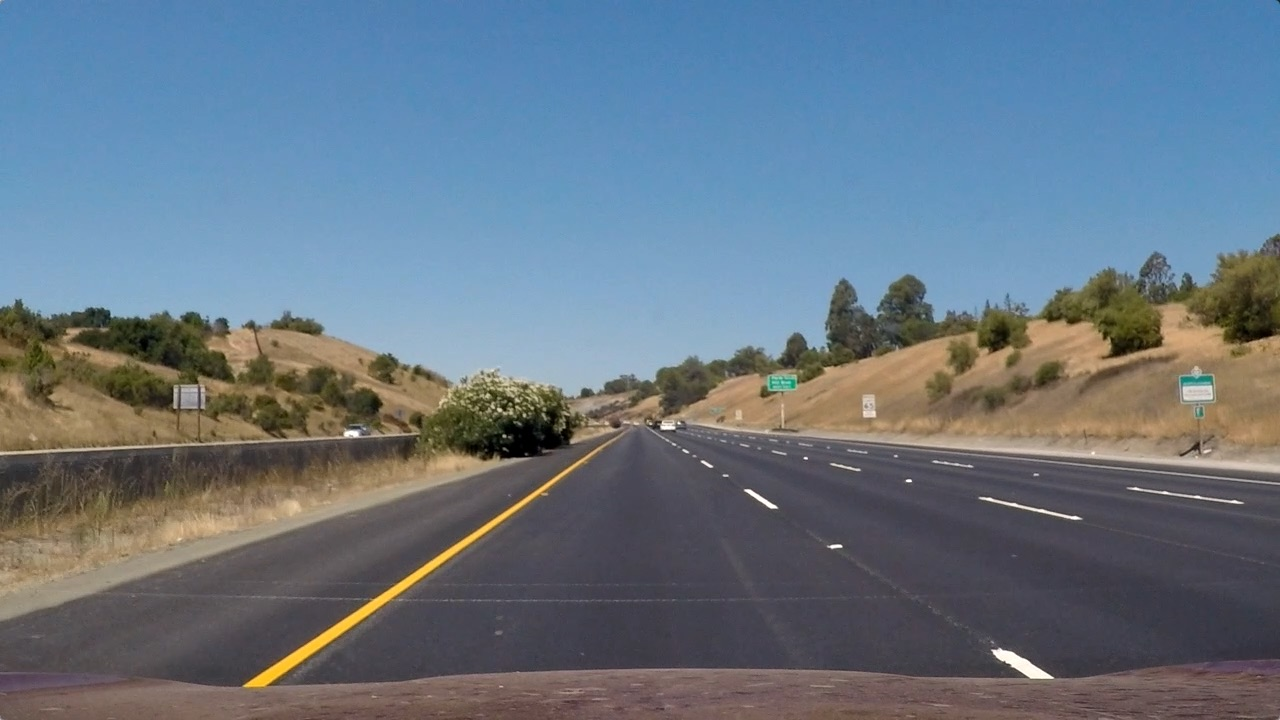
#> input picture test_images/straight_lines1.jpg, 1280 x 720 px
$ python empty.py   (older library calls are emulated)
#> lines starting #> are read from the running program, lines starting #| are printed output that depends on the picture
#> further down, img is the input picture: shape (720, 1280, 3); mean B, G, R 131.2, 117.7, 103.2
### ColorSpaces.py
"""
Different functions to help implement and visualize different gradients, color thhresholding using
RGB, HLS, and LAB color spaces.
"""
import numpy as np
import cv2
import matplotlib.pyplot as plt
import matplotlib.image as mpimg

# [275 lines left out: functions abs_sobel_thresh, mag_thresh, dir_threshold, gray_gradients, RGB_gradients, R_gradients and 6 more, not called in this run]


def LAB_gradients(img, thresh = (0, 255)):
#> called with thresh = (0, 255)
	lab = cv2.cvtColor(img, cv2.COLOR_RGB2LAB)
#> lab: shape (720, 1280, 3); mean of channels 0, 1, 2 128.2, 132.2, 137.7
	L = lab[:,:,0]
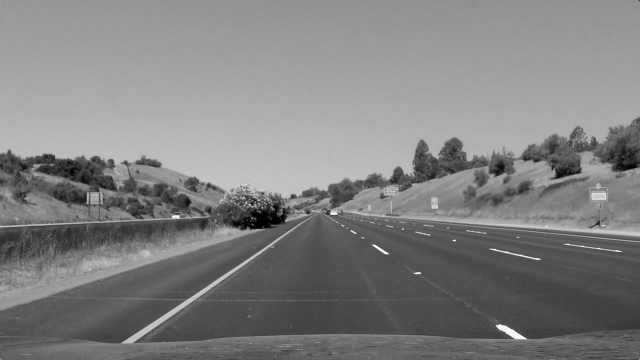
#> L: shape (720, 1280) (shown at 1/2 size); min 0, max 255, mean 128.2
	A = lab[:,:,1]
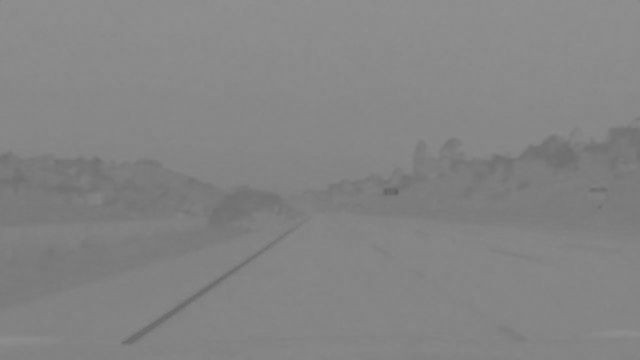
#> A: shape (720, 1280) (shown at 1/2 size); min 94, max 144, mean 132.2
	B = lab[:,:,2]
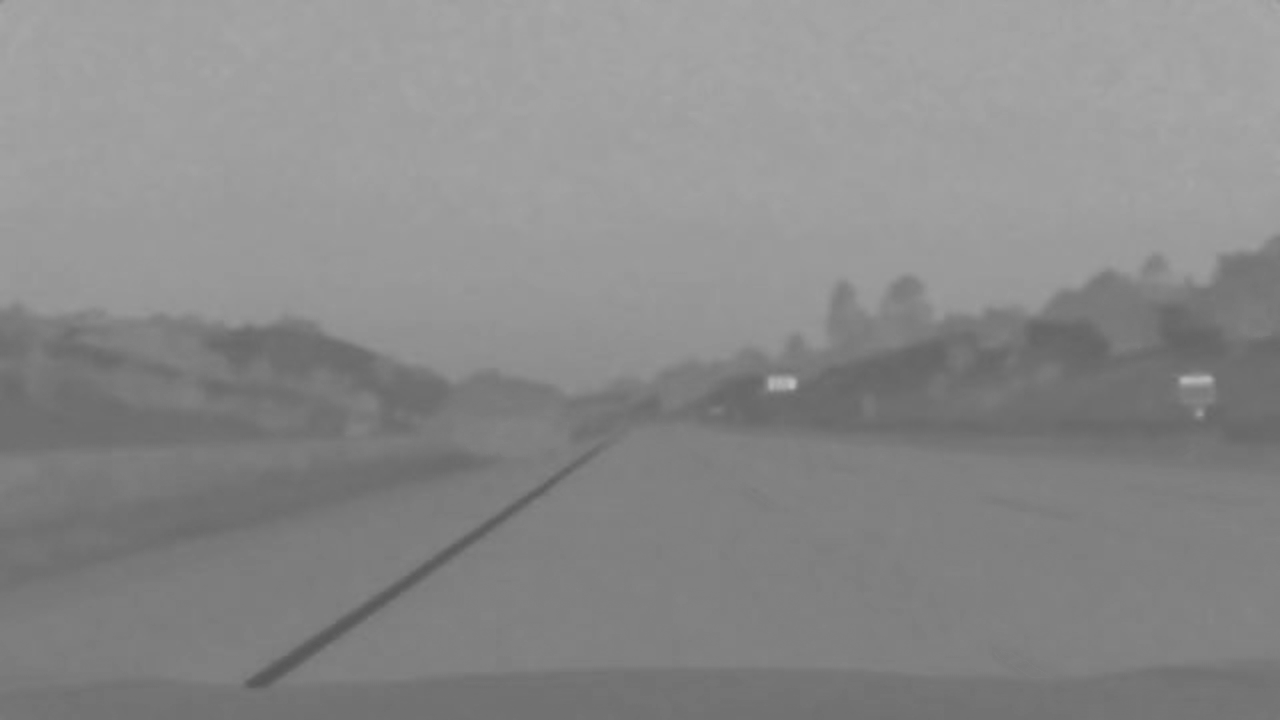
#> B: shape (720, 1280); min 86, max 188, mean 137.7

	plt.figure(1)
#> (this line was passed over: IPython is not available in this run)

	plt.subplot(221)
#> (this line was passed over: IPython is not available in this run)
	plt.title('original')
#> (this line was passed over: IPython is not available in this run)
	plt.imshow(img)
#> (this line was passed over: IPython is not available in this run)

	plt.subplot(222)
#> (this line was passed over: IPython is not available in this run)
	plt.title('L')
#> (this line was passed over: IPython is not available in this run)
	plt.imshow(L, cmap = 'gray')
#> (this line was passed over: IPython is not available in this run)

	plt.subplot(223)
	plt.title('A')
	plt.imshow(A, cmap = 'gray')

	plt.subplot(224)
	plt.title('B')
	plt.imshow(B, cmap = 'gray')

	plt.show()


# [47 lines left out: functions Ll_gradients, Bb_gradients, not called in this run]

### empty.py
import Calibration
import ColorSpaces
import numpy as np
import cv2
import matplotlib.pyplot as plt
import matplotlib.image as mpimg
import pickle
import Undistort
import Unwarp
import FindPix
from IPython.display import HTML

"""
L = ColorSpaces.R_gradients(undist, thresh = (180, 255)) #Useful for test img, 2, 3, 6, s1, s2
A = ColorSpaces.G_gradients(undist, thresh = (130, 255)) #2, 3, 6, s1, s2
B = ColorSpaces.B_gradients(undist, thresh = (200, 255))
"""

fname = 'test_images/straight_lines1.jpg'
img = cv2.imread(fname)

#> (the run stopped early here; a loop or call above may not have finished)

$ run again, with test_images/straight_lines2.jpg copied over test_images/straight_lines1.jpg
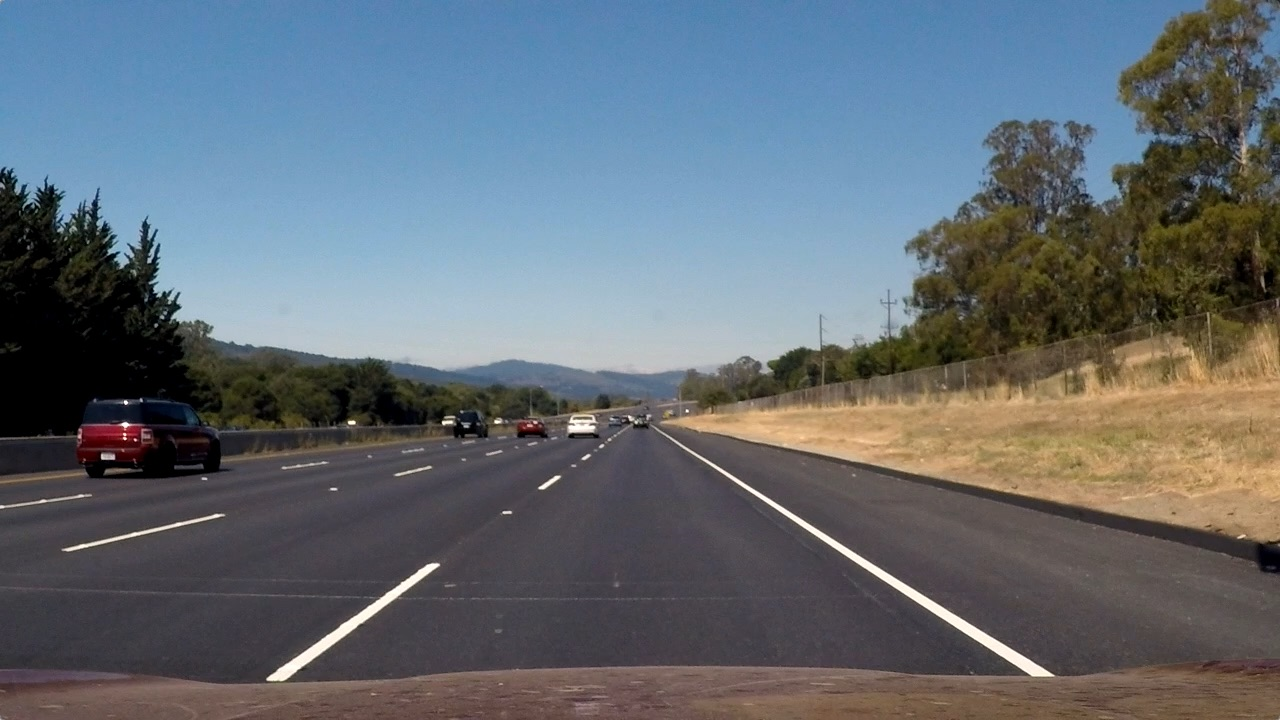
#> input picture test_images/straight_lines2.jpg, 1280 x 720 px
#> img is the input picture: shape (720, 1280, 3); mean B, G, R 115.1, 107.7, 99.4
#> lab: shape (720, 1280, 3); mean of channels 0, 1, 2 115.8, 130.6, 133.4
#> in LAB_gradients, `L = lab[:,:,0]`:
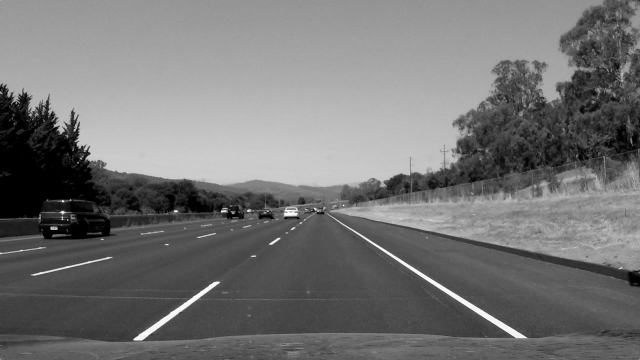
#> L: shape (720, 1280) (shown at 1/2 size); min 0, max 255, mean 115.8
#> in LAB_gradients, `B = lab[:,:,2]`:
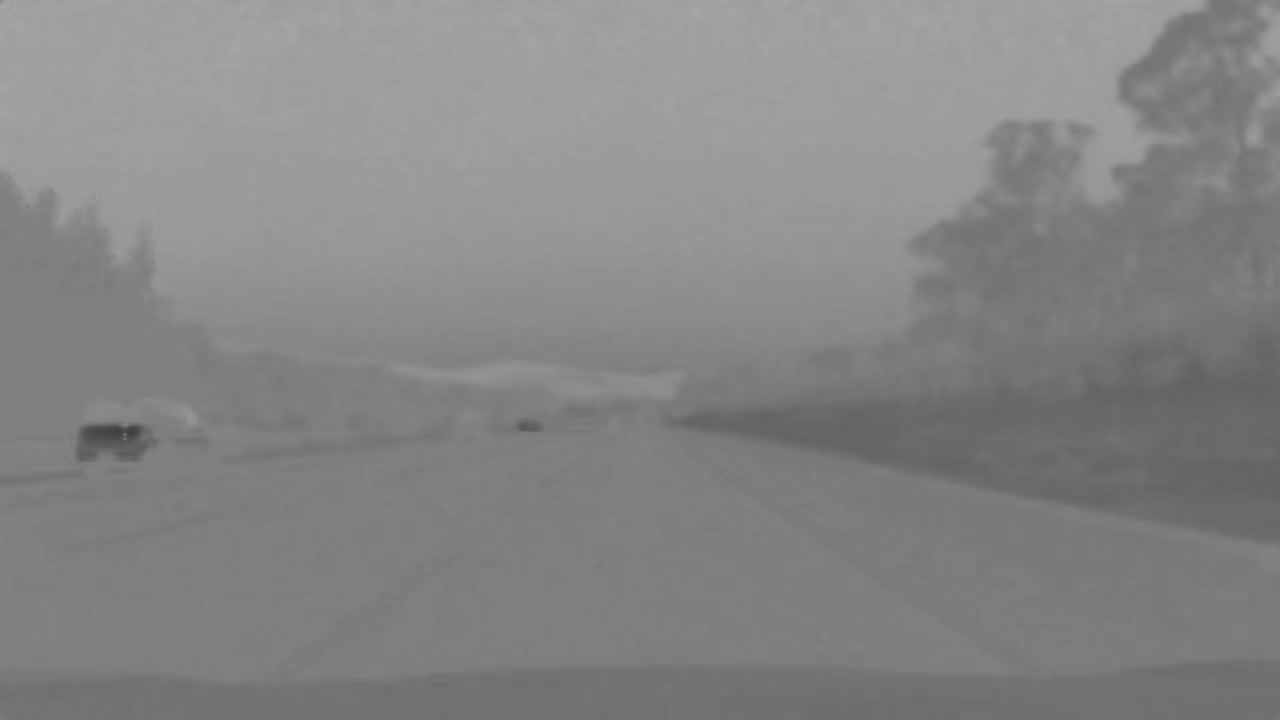
#> B: shape (720, 1280); min 64, max 165, mean 133.4

$ run again, with test_images/test1.jpg copied over test_images/straight_lines1.jpg
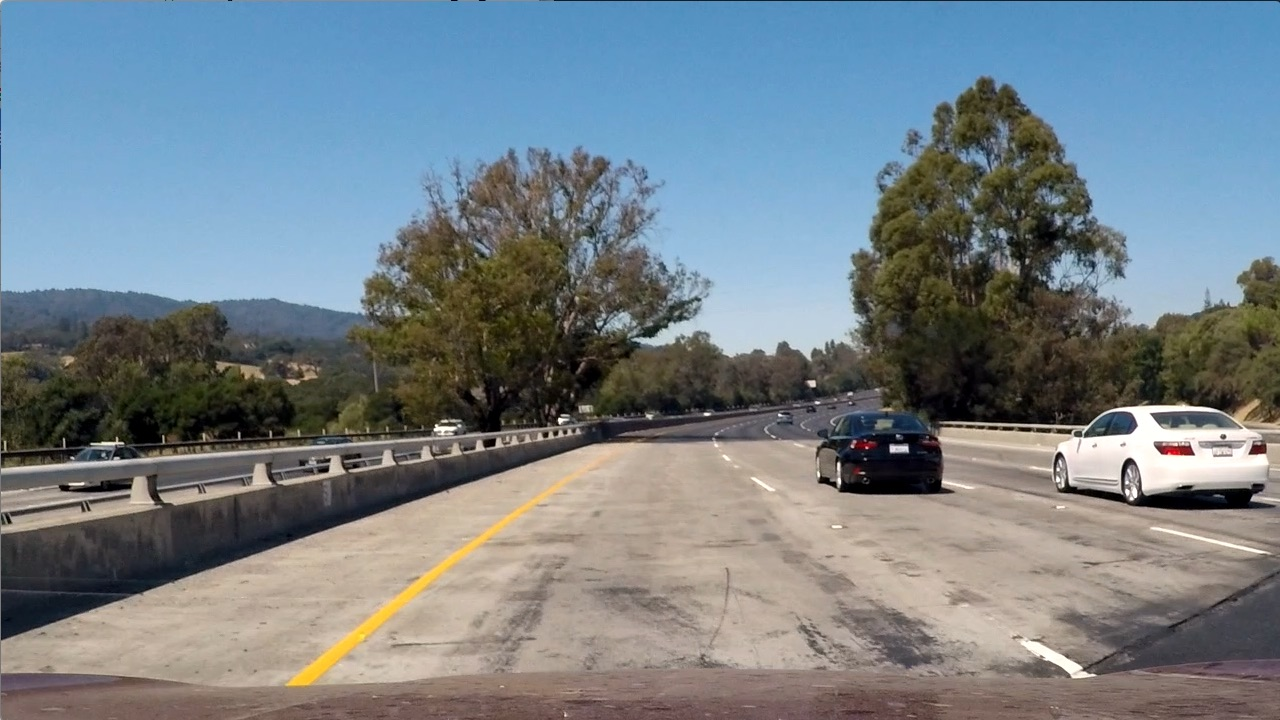
#> input picture test_images/test1.jpg, 1280 x 720 px
#> img is the input picture: shape (720, 1280, 3); mean B, G, R 135.5, 128.7, 117.5
#> lab: shape (720, 1280, 3); mean of channels 0, 1, 2 136.5, 129.8, 134.8
#> in LAB_gradients, `L = lab[:,:,0]`:
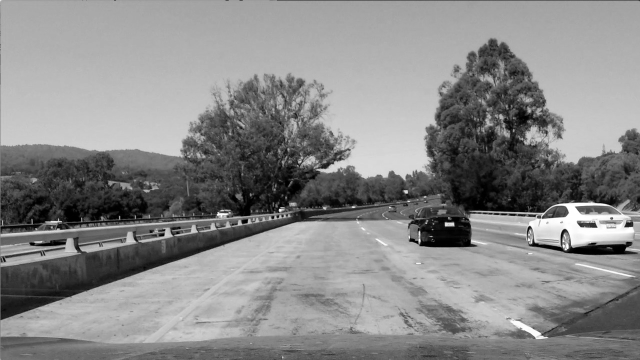
#> L: shape (720, 1280) (shown at 1/2 size); min 0, max 255, mean 136.5
#> in LAB_gradients, `B = lab[:,:,2]`:
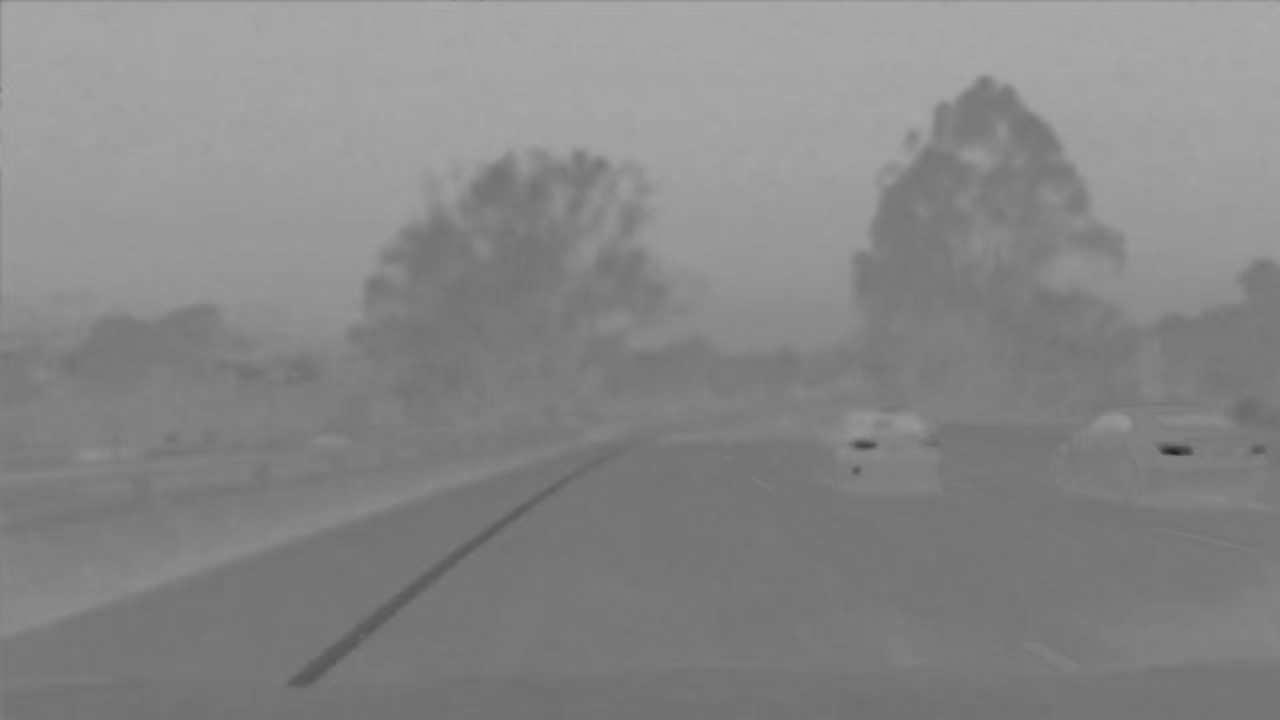
#> B: shape (720, 1280); min 30, max 171, mean 134.8
